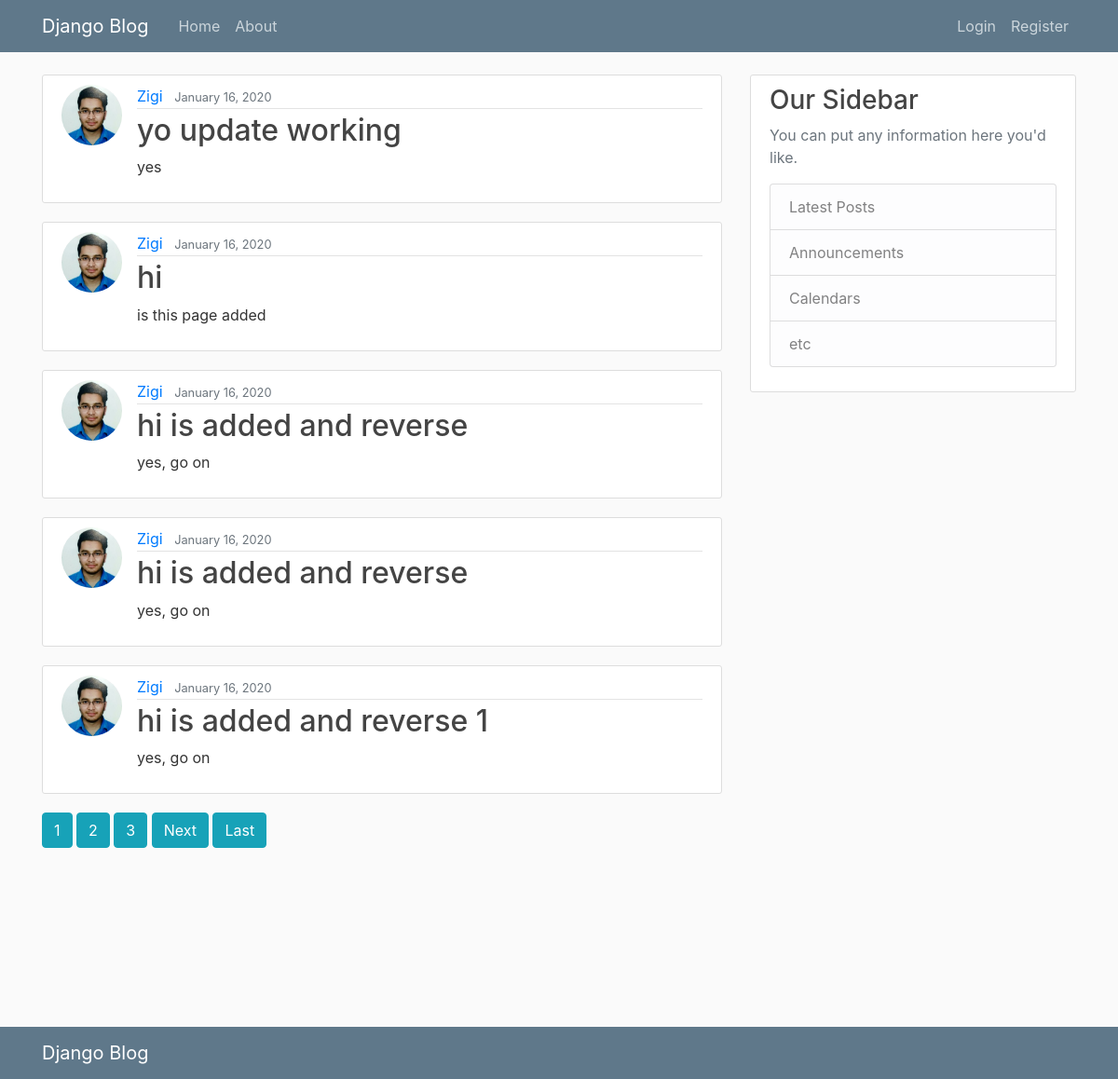
The page / on the database its author committed.
### blog/models.py (models this page shows, shortened)
class Post(models.Model):
    title = models.CharField(max_length=100)
    content = models.TextField()
    date_posted = models.DateTimeField(default=timezone.now)
    author = models.ForeignKey(User,on_delete=models.CASCADE)

### users/models.py (models this page shows, shortened)
class Profile(models.Model):
    user = models.OneToOneField(User, on_delete=models.CASCADE)
    image= models.ImageField(default='default.jpg', upload_to='profile_pics')

### blog/views.py (the view)
# urls.py: path('', PostListView.as_view(), name='blog-home'),
class PostListView(ListView):
    model  = Post
    template_name = 'blog/home.html'
    context_object_name ='posts'
    ordering = ['-date_posted']
    paginate_by = 5

### blog/templates/blog/home.html (shortened to what this page needs)
{% extends "blog/layout.html" %}
{% block content %}
    {% for post in posts %}
        <article class="media content-section">
          <img class="rounded-circle article-img" src="{{ post.author.profile.image.url }}">
          <div class="media-body">
            <div class="article-metadata">
              <a class="mr-2" href="{% url 'user-posts' post.author.username %}">{{ post.author }}</a>
              <small class="text-muted">{{ post.date_posted|date:"F d, Y" }}</small>
            </div>
            <h2><a class="article-title" href="{% url 'post-detail' post.id %}">{{ post.title }}</a></h2>
            <p class="article-content">{{ post.content }}</p>
          </div>
        </article>
    {% endfor %}
    {% if is_paginated %}
      {% for num in page_obj.paginator.page_range  %}
        {% if page_obj.number == num %}
            <a class = "btn btn-info mb-4" href = "?page={{ num }}">{{ num }}</a>
        {% elif num > page_obj.number|add:'-3' and num  < page_obj.number|add:'3'%}
        <a class = "btn btn-info mb-4" href = "?page={{ num }}">{{ num }}</a>
        {% endif %}
      {% endfor %}
        {% if page_obj.has_next %}
          <a class = "btn btn-info mb-4" href="?page={{ page_obj.next.num_page_number }}">Next</a>
          <a class = "btn btn-info mb-4" href="?page={{ page_obj.paginator.numm_pages }}">Last</a>
        {% endif %}
    {% endif %}
{% endblock content %}

### blog/templates/blog/layout.html (shortened to what this page needs)
{% load static %}
<!DOCTYPE html>
<html>
<head>
    <link rel="stylesheet" type="text/css" href="{% static 'css/bootstrap.min.css' %}">
    <link rel="stylesheet" type="text/css" href="{% static 'css/main.css' %}">
  </head>
    <body>
        <header class="site-header">
          <nav class="navbar navbar-expand-md navbar-dark bg-steel fixed-top">
            <div class="container">
              <a class="navbar-brand mr-4" href="{% url 'blog-home' %}">Django Blog</a>
              <div class="collapse navbar-collapse" id="navbarToggle">
                <div class="navbar-nav mr-auto">
                  <a class="nav-item nav-link" href="{% url 'blog-home' %}">Home</a>
                  <a class="nav-item nav-link" href="{% url 'blog-about' %}">About</a>
                </div>
                <div class="navbar-nav">
                  {% if user.is_authenticated %}
                    <a class="nav-item nav-link" href="{% url 'post-create' %}">New Post</a>
                    <a class="nav-item nav-link" href="{% url 'logout' %}">Logout</a>
                    <a class="nav-item nav-link" href="{% url 'profile' %}">Profile</a>
                    <a class="nav-item nav-link" href="{% url 'password_change' %}">Change Password</a>
                    {% else %}
                    <a class="nav-item nav-link" href="{% url 'login' %}">Login</a>
                    <a class="nav-item nav-link" href="{% url 'register' %}">Register</a>
                  {% endif %}
                </div>
              </div>
            </div>
          </nav>
         </header>
        <main role="main" class="container">
          <div class="row">
            <div class="col-md-8">
              {% block content %}{% endblock %}
            </div>
            <div class="col-md-4">
              <div class="content-section">
                <h3>Our Sidebar</h3>
                <p class='text-muted'>You can put any information here you'd like.
                  <ul class="list-group">
                    <li class="list-group-item list-group-item-light">Latest Posts</li>
                    <li class="list-group-item list-group-item-light">Announcements</li>
                    <li class="list-group-item list-group-item-light">Calendars</li>
                    <li class="list-group-item list-group-item-light">etc</li>
                  </ul>
                </p>
              </div>
            </div>
          </div>
        </main>
        <footer class="page-footer font-small cyan darken-3">
          <div class="container">
            <div class="row">
              <div class="col-md-12 py-5">
                <div class="mb-5 flex-center">
                  <a class="fb-ic">
                  </a>
                  <a class="tw-ic">
                  </a>
                  <a class="gplus-ic">
                  </a>
                  <a class="li-ic">
                  </a>
                  <a class="ins-ic">
                  </a>
                </div>
              </div>
            </div>
          </div>
          <nav class="navbar navbar-expand-md navbar-dark bg-steel">
            <div class="container">
              <a class="navbar-brand mr-4" href="{% url 'blog-home' %}">Django Blog</a>
            </div>
          </nav>
        </footer>
    </body>
</html>

### blog/static/css/main.css (style rules this page uses)
body { background: #fafafa; color: #333333; margin-top: 5rem; }
h1, h2, h3, h4, h5, h6 { color: #444444; }
ul { margin: 0; }
.bg-steel { background-color: #5f788a; }
.site-header .navbar-nav .nav-link { color: #cbd5db; }
.content-section { background: #ffffff; padding: 10px 20px; border: 1px solid #dddddd; border-radius: 3px; margin-bottom: 20px; }
.article-title { color: #444444; }
.article-content { white-space: pre-line; }
.article-img { height: 65px; width: 65px; margin-right: 16px; }
.article-metadata { padding-bottom: 1px; margin-bottom: 4px; border-bottom: 1px solid #e3e3e3 }

### rows shown on the page
Post: author.profile.image (picture), author "Zigi", date_posted "January 16, 2020", title "yo update working", content "yes"
Post: author.profile.image (picture), author "Zigi", date_posted "January 16, 2020", title "hi", content "is this page added"
Post: author.profile.image (picture), author "Zigi", date_posted "January 16, 2020", title "hi is added and reverse", content "yes, go on"
Post: author.profile.image (picture), author "Zigi", date_posted "January 16, 2020", title "hi is added and reverse", content "yes, go on"
Post: author.profile.image (picture), author "Zigi", date_posted "January 16, 2020", title "hi is added and reverse 1", content "yes, go on"

### other values the page prints
{{ num }} "1"
{{ num }} "2" "3"
